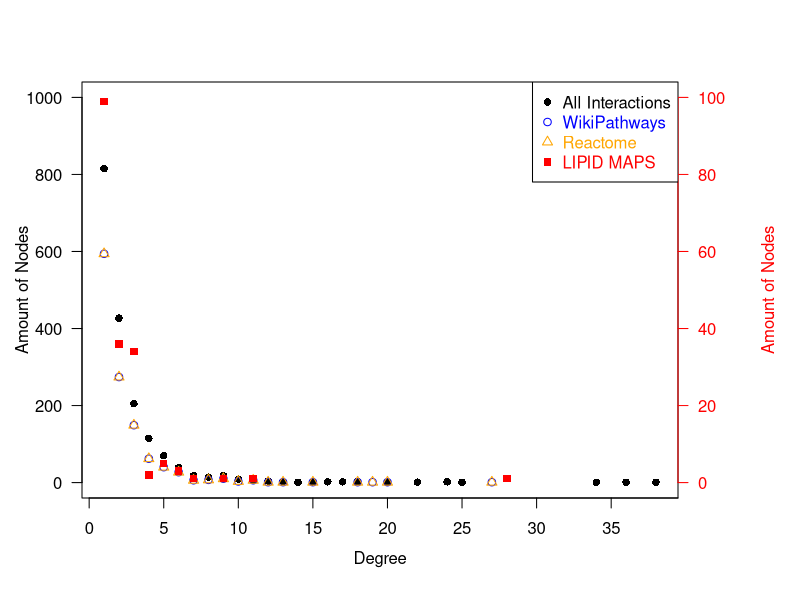
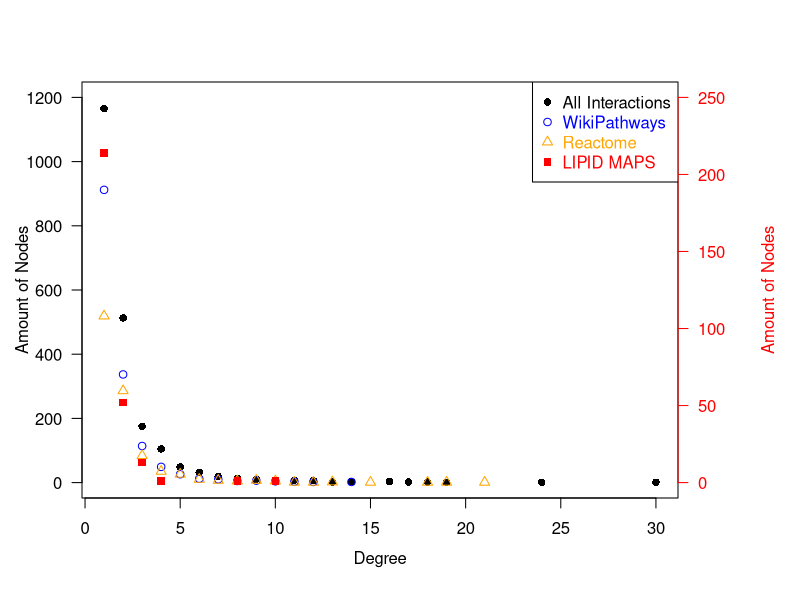

These figures' R source, in order:
## set up data IN:
degree <- c(1,	2,	3,	4,	5,	6,	7,	8,	9,	10,	11,	12,	13,	14,	15,	16,	17,	18,	19,	20,	22,	24,	25,	26,	28,	34,	35,	36,	38)
AllInteractions <- c(815, 427, 205, 115, 70, 39, 18, 14, 18, 9, 6, 4, 3, 1, 2, 2, 2, 3, NA, 1, 1, 2, 1, NA, NA, 1, NA, 1, 1) #ALL_IN
WikiPathwaysInteractions <- c(594,	274,	149,	62,	40,	27,	6,	7,	10,	3,	6,	1,	1,	NA,	1,	NA,	NA,	1,	1,	1,	NA,	NA,	NA,	NA,	NA,	NA,	1,	NA,	NA) #CurIN
ReactomeInteractions <- c(594,	274,	149,	62,	40,	27,	6,	7,	10,	3,	6,	1,	1,	NA,	1,	NA,	NA,	1,	1,	1,	NA,	NA,	NA,	NA,	NA,	NA,	1,	NA,	NA) #Reactome_IN
LIPIDMAPSInteractions <- c(99,	36,	34,	2,	5,	3,	1,	NA,	1,	NA,	1,	NA,	NA,	NA,	NA,	NA,	NA,	NA,	NA,	NA,	NA,	NA,	NA,	NA,	1,	NA,	NA,	NA,	NA) #LIPIDSIN

## add extra space to right margin of plot within frame
par(mar=c(5, 4, 4, 6) + 0.1)

## Plot first set of data and draw its axis
plot(degree, AllInteractions, pch=16, axes=FALSE, ylim=c(0,1000), xlab="", ylab="", 
     type="p",col="black") 
axis(2, ylim=c(0,1000),col="black",las=1)  ## las=1 makes horizontal labels
mtext("Amount of Nodes",side=2,line=2.5)
box()

lines(WikiPathwaysInteractions, pch=1, type = "p", col = "blue")
lines(ReactomeInteractions, pch=2, type = "p", col = "orange")

## Allow a second plot on the same graph
par(new=TRUE)

## Plot the second plot and put axis scale on right
plot(degree, LIPIDMAPSInteractions, pch=15,  xlab="", ylab="", ylim=c(0,100), 
     axes=FALSE, type="p", col="red")
## a little farther out (line=4) to make room for labels
mtext("Amount of Nodes",side=4,col="red",line=4) 
axis(4, ylim=c(0,100), col="red",col.axis="red",las=1)

## Draw the vertical axis
axis(1,pretty(range(degree),10))
mtext("Degree",side=1,col="black",line=2.5)  

## Add Legend
legend("topright",legend=c("All Interactions", "WikiPathways", "Reactome", "LIPID MAPS"),
       text.col=c("black", "blue", "orange", "red"),pch=c(16,1,2,15),col=c("black","blue", "orange", "red"))


##############################

## set up data OUT:
degree <- c(1,	2,	3,	4,	5,	6,	7,	8,	9,	10,	11,	12,	13,	14,	16,	17,	18,	19,	20,	24,	30)
AllInteractions <- c(1165,	513,	175,	105,	49,	32,	19,	13,	10,	5,	7,	6,	2,	3,	3,	2,	2,	1,	NA,	1,	1) #ALL_OUT
WikiPathwaysInteractions <- c(912,	337,	114,	49,	26,	12,	10,	5,	6,	4,	3,	2,	NA,	2,	NA,	NA,	NA,	NA,	NA,	NA,	NA) #CurOUT
ReactomeInteractions <- c(519,	286,	84,	35,	26,	10,	7,	5,	7,	5,	1,	1,	2,	NA,	1,	NA,	NA,	1,	1,	NA,	1) #Reactome_OUT
LIPIDMAPSInteractions <- c(214,	52,	13,	1,	NA,	NA,	NA,	1,	NA,	1,	NA,	NA,	NA,	NA,	NA,	NA,	NA,	NA,	NA,	NA,	NA) #LIPIDS_OUT

## add extra space to right margin of plot within frame
par(mar=c(5, 4, 4, 6) + 0.1)

## Plot first set of data and draw its axis
plot(degree, AllInteractions, pch=16, axes=FALSE, ylim=c(0,1200), xlab="", ylab="", 
     type="p",col="black") 
axis(2, ylim=c(0,1200),col="black",las=1)  ## las=1 makes horizontal labels
mtext("Amount of Nodes",side=2,line=2.5)
box()

lines(WikiPathwaysInteractions, pch=1, type = "p", col = "blue")
lines(ReactomeInteractions, pch=2, type = "p", col = "orange")

## Allow a second plot on the same graph
par(new=TRUE)

## Plot the second plot and put axis scale on right
plot(degree, LIPIDMAPSInteractions, pch=15,  xlab="", ylab="", ylim=c(0,250), 
     axes=FALSE, type="p", col="red")
## a little farther out (line=4) to make room for labels
mtext("Amount of Nodes",side=4,col="red",line=4) 
axis(4, ylim=c(0,250), col="red",col.axis="red",las=1)

## Draw the vertical axis
axis(1,pretty(range(degree),10))
mtext("Degree",side=1,col="black",line=2.5)  

## Add Legend
legend("topright",legend=c("All Interactions", "WikiPathways", "Reactome", "LIPID MAPS"),
       text.col=c("black", "blue", "orange", "red"),pch=c(16,1,2,15),col=c("black","blue", "orange", "red"))

